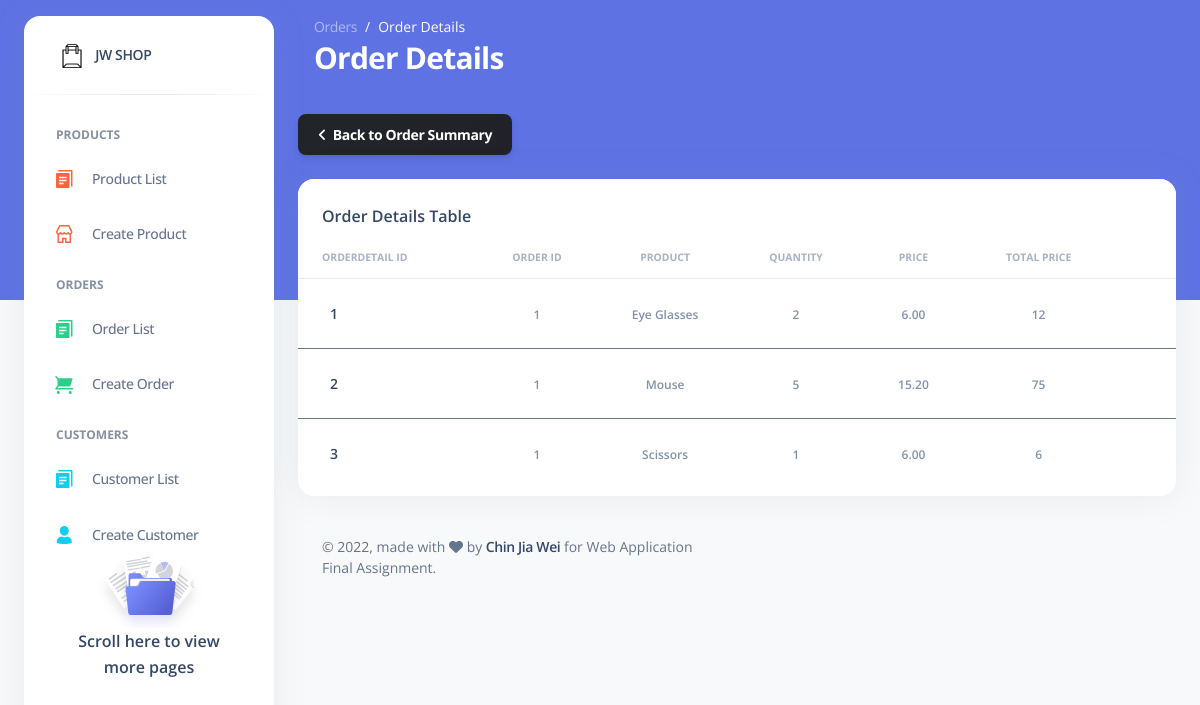
Page /order_detail.php?id=1 (signed in) on the committed database.
### tables this page shows
CREATE TABLE IF NOT EXISTS `orderdetail` (
  `orderdetail_id` int(11) NOT NULL AUTO_INCREMENT,
  `order_id` int(11) NOT NULL,
  `product_id` int(11) NOT NULL,
  `quantity` int(11) NOT NULL,
  PRIMARY KEY (`orderdetail_id`)
);

CREATE TABLE IF NOT EXISTS `products` (
  `id` int(11) NOT NULL AUTO_INCREMENT,
  `name` varchar(128) NOT NULL,
  `description` text NOT NULL,
  `price` decimal(10,2) NOT NULL,
  `product_image` varchar(255) DEFAULT NULL,
  `created` datetime NOT NULL DEFAULT CURRENT_TIMESTAMP,
  `modified` timestamp NOT NULL DEFAULT CURRENT_TIMESTAMP ON UPDATE CURRENT_TIMESTAMP,
  PRIMARY KEY (`id`)
);

### order_detail.php (the view, shortened to what this page needs)
<!DOCTYPE html>
<html lang="en">
<head>
    <link href="assets/css/nucleo-icons.css" rel="stylesheet" />
    <link href="assets/css/nucleo-svg.css" rel="stylesheet" />
    <link href="assets/css/nucleo-svg.css" rel="stylesheet" />
    <link id="pagestyle" href="assets/css/argon-dashboard.css?v=2.0.2" rel="stylesheet" />
</head>
<?php
$id = isset($_GET['id']) ? $_GET['id'] :  die('ERROR: Record ID not found.');
include 'database/connection.php';
$query = "SELECT orderdetail_id, order_id, product_id, price, name, quantity
FROM orderdetail
INNER JOIN products
ON orderdetail.product_id = products.id WHERE order_id  = ?
ORDER BY order_id ASC";
$stmt = $con->prepare($query);
$stmt->bindParam(1, $id);
$stmt->execute();
$num = $stmt->rowCount();
?>
<body class="g-sidenav-show   bg-gray-100">
    <div class="min-height-300 bg-primary position-absolute w-100"></div>
    <?php
    include 'nav.php';
    ?>
    <main class="main-content position-relative border-radius-lg ">
        <nav class="navbar navbar-main navbar-expand-lg px-0 mx-4 shadow-none border-radius-xl " id="navbarBlur" data-scroll="false">
            <div class="container-fluid py-1 px-3">
                <nav aria-label="breadcrumb">
                    <ol class="breadcrumb bg-transparent mb-0 pb-0 pt-1 px-0 me-sm-6 me-5">
                        <li class="breadcrumb-item text-sm"><a class="opacity-5 text-white" href="javascript:;">Orders</a></li>
                        <li class="breadcrumb-item text-sm text-white active" aria-current="page">Order Details</li>
                    </ol>
                    <h3 class="font-weight-bolder text-white mb-0">Order Details</h3>
                </nav>
            </div>
        </nav>
        <div class="container-fluid py-4">
            <div class="col-12 text-start pb-4">
                <a class="btn bg-gradient-dark mb-0" href="order_summary.php"><i class="fas fa-angle-left"></i>&nbsp;&nbsp;Back to Order Summary</a>
            </div>
            <div class="row">
                <div class="col-12">
                    <div class="card mb-4">
                        <div class="card-header pb-0">
                            <h6>Order Details Table</h6>
                        </div>
                        <div class="card-body px-0 pt-0 pb-2">
                            <div class="table-responsive p-0">
                                <?php if ($num > 0) { ?>
                                    <table class="table align-items-center mb-0">
                                        <thead>
                                            <tr>
                                                <th class="text-uppercase text-secondary text-xxs font-weight-bolder opacity-7">OrderDetail ID</th>
                                                <th class="text-center text-uppercase text-secondary text-xxs font-weight-bolder opacity-7">Order ID</th>
                                                <th class="text-center text-uppercase text-secondary text-xxs font-weight-bolder opacity-7">Product</th>
                                                <th class="text-center text-uppercase text-secondary text-xxs font-weight-bolder opacity-7">Quantity</th>
                                                <th class="text-center text-uppercase text-secondary text-xxs font-weight-bolder opacity-7">Price</th>
                                                <th class="text-center text-uppercase text-secondary text-xxs font-weight-bolder opacity-7">Total Price</th>
                                                <th class="text-secondary opacity-7"></th>
                                            </tr>
                                        </thead>
                                    <?php
                                    while ($row = $stmt->fetch(PDO::FETCH_ASSOC)) {
                                        extract($row);
                                        echo "<tbody>";
                                        echo "<td>";
                                        echo "<div class='d-flex px-4 py-3'>";
                                        echo "<div class='d-flex flex-column justify-content-center'>";
                                        echo "<h6 class='mb-0 text-sm'>{$orderdetail_id}</h6>";
                                        echo "</div>";
                                        echo "</div>";
                                        echo "</td>";
                                        echo "<td class='align-middle text-center text-sm'>";
                                        echo "<span class='text-secondary text-xs font-weight-bold'>{$order_id}</span>";
                                        echo "</td>";
                                        echo "<td class='align-middle text-center'>";
                                        echo "<span class='text-secondary text-xs font-weight-bold'>{$name}</span>";
                                        echo "</td>";
                                        echo "<td class='align-middle text-center'>";
                                        echo "<span class='text-secondary text-xs font-weight-bold'>{$quantity}</span>";
                                        echo "</td>";
                                        echo "<td class='align-middle text-center'>";
                                        echo "<span class='text-secondary text-xs font-weight-bold'>{$price}</span>";
                                        echo "</td>";
                                        echo "<td class='align-middle text-center'>";
                                        $totalprice = (int)$quantity * (int)$price;
                                        echo "<span class='text-secondary text-xs font-weight-bold'>{$totalprice}</span>";
                                        echo "</td>";
                                        echo "</tbody>";
                                    }
                                    echo "</table>";
                                }
                                else {
                                    echo "<div class='alert alert-danger'>No records found.</div>";
                                }
                                    ?>
                            </div>
                        </div>
                    </div>
                </div>
            </div>
            <?php
            include("footer.php");
            ?>
</body>
</html>

### rows in the picture
orderdetail: orderdetail_id "1", order "1", product.name "Eye Glasses", quantity "2", product.price "6.00", quantity.price "12"
orderdetail: orderdetail_id "2", order "1", product.name "Mouse", quantity "5", product.price "15.20", quantity.price "75"
orderdetail: orderdetail_id "3", order "1", product.name "Scissors", quantity "1", product.price "6.00", quantity.price "6"
